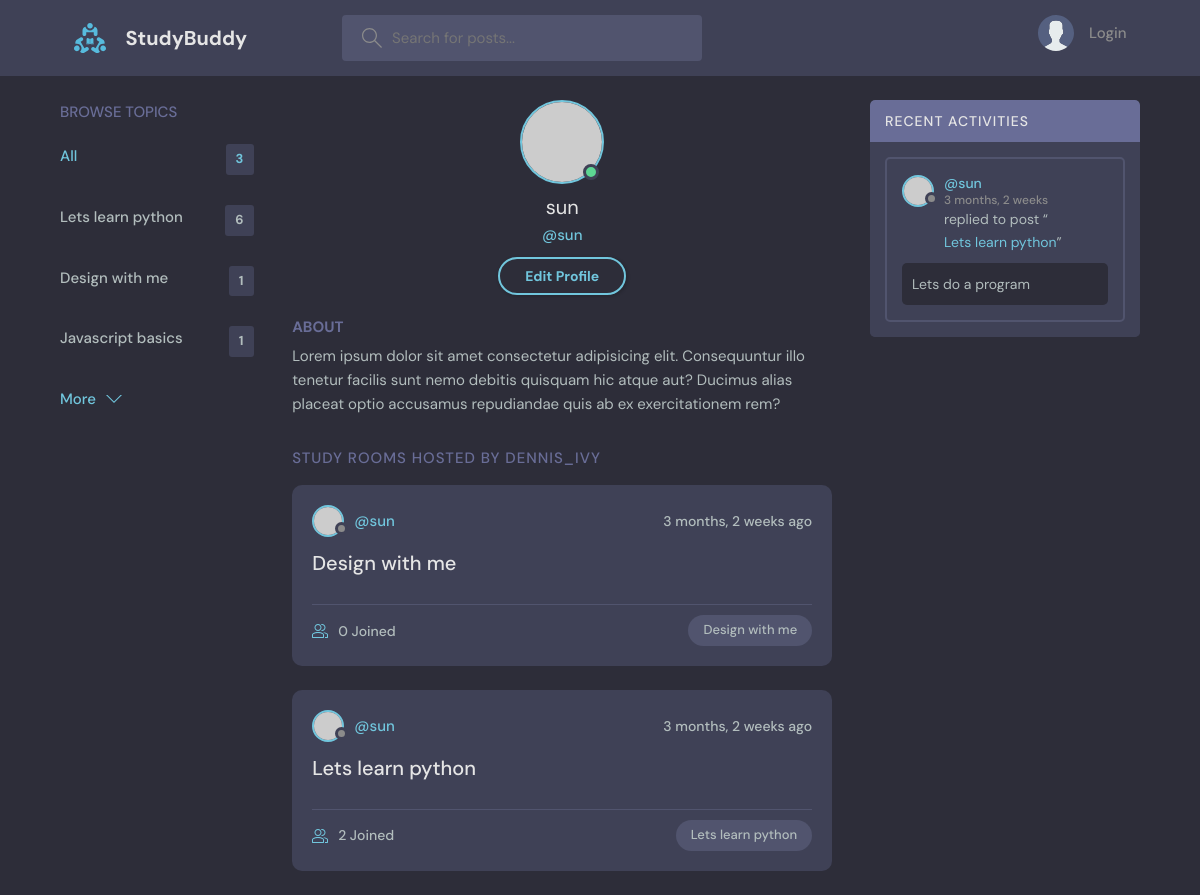
/profile/2, run on an earlier commit of the app's database.
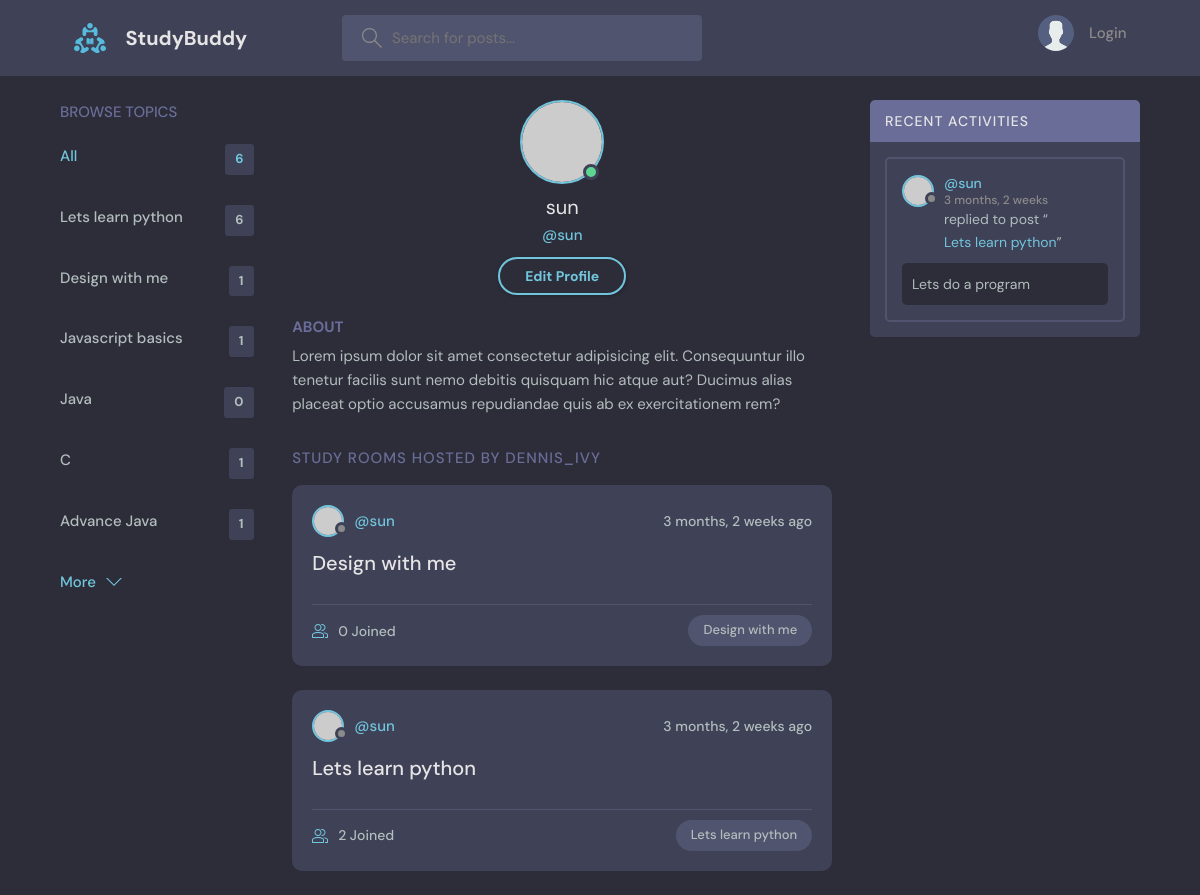
And on a later commit of the database.
### base/models.py (models this page shows, shortened)
class Topic(models.Model):
    name = models.CharField(max_length=200, null=False,)
    objects = models.Manager()

class Room(models.Model):
    host = models.ForeignKey(User, on_delete=models.SET_NULL, null=True)
    topic = models.ForeignKey(Topic, on_delete=models.SET_NULL, null=True)
    name = models.CharField(max_length=200, null=False, blank= False)
    description = models.TextField(null= True, blank= True,)
    participants = models.ManyToManyField(User, related_name='participants', blank= True)
    updated = models.DateTimeField(auto_now= True)
    created = models.DateTimeField(auto_now_add= True)
    objects = models.Manager()
    class Meta:
        ordering = ['-created', '-updated']
    def __str__(self):
        return str(self.name)

class Messages(models.Model):
    user = models.ForeignKey(User, on_delete=models.CASCADE)
    room = models.ForeignKey(Room, on_delete=models.CASCADE)
    body = models.TextField()
    updated = models.DateTimeField(auto_now= True)
    created = models.DateTimeField(auto_now_add= True)
    objects = models.Manager()
    class Meta:
        ordering = ['-created', '-updated']

### base/views.py (the view)
# urls.py: path('profile/<str:pk>', views.userProfile, name = "user-profile"),
def userProfile(request, pk):
    user = User.objects.get(id = pk)
    rooms = user.room_set.all()
    room_messages = user.messages_set.all()
    topics = Topic.objects.all()
    context = {'user' : user, 'rooms': rooms, 'room_messages': room_messages, 'topics': topics}
    return render(request,'base/profile.html', context)

### base/templates/base/profile.html
{% extends 'main.html' %}
{% block content %}
<main class="profile-page layout layout--3">
  <div class="container">
    <div class="topics">
      {% include 'base/topics_component.html' %}
    </div>
    <div class="roomList">
      <div class="profile">
        <div class="profile__avatar">
          <div class="avatar avatar--large active">
            <img src="https://randomuser.me/api/portraits/men/11.jpg" />
          </div>
        </div>
        <div class="profile__info">
          <h3>{{ user.username }}</h3>
          <p>@{{ user.username }}</p>
          <a href="edit-user.html" class="btn btn--main btn--pill">Edit Profile</a>
        </div>
        <div class="profile__about">
          <h3>About</h3>
          <p>
            Lorem ipsum dolor sit amet consectetur adipisicing elit. Consequuntur illo tenetur
            facilis sunt nemo debitis quisquam hic atque aut? Ducimus alias placeat optio
            accusamus repudiandae quis ab ex exercitationem rem?
          </p>
        </div>
      </div>
      <div class="roomList__header">
        <div>
          <h2>Study Rooms Hosted by dennis_ivy</a>
          </h2>
        </div>
      </div>
      {% include 'base/feed_component.html' %}
    </div>
    <div class="activities">
      {% include 'base/activity_component.html' %}
    </div>
  </div>
</main>
{% endblock content %}

### templates/main.html (shortened to what this page needs)
<!DOCTYPE html>
{% load static %}
<html lang="en">
  <head>
    <link rel="stylesheet" href="{% static 'styles/style.css' %}" />
  </head>
  <body>
    {% include 'navbar.html' %}
    {% block content %}
    {% endblock content %}
  </body>
</html>

### templates/navbar.html (shortened to what this page needs)
{% load static %}
<header class="header header--loggedIn">
    <div class="container">
      <a href="{% url 'home' %}" class="header__logo">
        <img src="{% static 'images/logo.svg' %}" />
        <h1>StudyBuddy</h1>
      </a>
      <form class="header__search" action="{% url 'home' %}" method="GET">
        <label>
          <input type="text" name="q" placeholder="Search for posts..." />
        </label>
      </form>
      <nav class="header__menu">
        {% if request.user.is_authenticated %}
        <div class="header__user">
          <a href="profile.html">
            <div class="avatar avatar--medium active">
              <img src="https://randomuser.me/api/portraits/men/37.jpg" />
            </div>
            <p>{{request.user.username}} <span>@{{request.user.username}}</span></p>
          </a>
          <button class="dropdown-button">
            <svg version="1.1" xmlns="http://www.w3.org/2000/svg" width="32" height="32" viewBox="0 0 32 32">
              <title>chevron-down</title>
              <path d="M16 21l-13-13h-3l16 16 16-16h-3l-13 13z"></path>
            </svg>
          </button>
        </div>
        {% else %}
          <a href="{% url 'login' %}">
            <img src="{% static 'images/avatar.svg' %}" />
            <p>Login</p>
          </a>
        {% endif %}
      </nav>
    </div>
  </header>

### base/templates/base/topics_component.html
<div class="topics">
    <div class="topics__header">
      <h2>Browse Topics</h2>
    </div>
    <ul class="topics__list">
      <li>
        <a href="{% url 'home' %}" class="active">All<span>{{ topics.count }}</span></a>
      </li>
        {% for topic in topics %}
            <li>
                <a href="{% url 'home' %}?q={{ topic.name }}">{{ topic.name }}<span>{{ topic.room_set.all.count }}</span></a>
            </li>
        {% endfor %}
    </ul>
    <a class="btn btn--link" href="topics.html">
      More
      <svg version="1.1" xmlns="http://www.w3.org/2000/svg" width="32" height="32" viewBox="0 0 32 32">
        <title>chevron-down</title>
        <path d="M16 21l-13-13h-3l16 16 16-16h-3l-13 13z"></path>
      </svg>
    </a>
  </div>

### base/templates/base/feed_component.html (shortened to what this page needs)
{% for room in rooms %}
    <div class="roomListRoom">
        <div class="roomListRoom__header">
        <a href="{% url 'user-profile' room.host.id %}" class="roomListRoom__author">
            <div class="avatar avatar--small">
            <img src="https://randomuser.me/api/portraits/women/11.jpg" />
            </div>
            <span>@{{ room.host.username }}</span>
        </a>
        <div class="roomListRoom__actions">
            <span>{{ room.created|timesince }} ago</span>
        </div>
        </div>
        <div class="roomListRoom__content">
        <a href="{% url 'room' room.id %}">{{ room.name }}</a>
        </div>
        <div class="roomListRoom__meta">
        <a href="{% url 'room' room.id %}" class="roomListRoom__joined">
            {{ room.participants.all.count }} Joined
        </a>
        <p class="roomListRoom__topic">{{ room.topic.name }}</p>
        </div>
    </div>
{% endfor %}

### base/templates/base/activity_component.html (shortened to what this page needs)
<div class="activities">
    <div class="activities__header">
      <h2>Recent Activities</h2>
    </div>
    {% for message in room_messages %}
    <div class="activities__box">
      <div class="activities__boxHeader roomListRoom__header">
            <a href="{% url 'user-profile' message.user.id %}" class="roomListRoom__author">
                <div class="avatar avatar--small">
                    <img src="https://randomuser.me/api/portraits/women/11.jpg" />
                </div>
                <p>
                    @{{ message.user}}
                    <span>{{ message.created | timesince}}</span>
                </p>
            </a>
      </div>
      <div class="activities__boxContent">
        <p>replied to post “<a href="{% url 'room' message.room.id %}">{{ message.room }}</a>”</p>
        <div class="activities__boxRoomContent">
            {{ message.body }}
          </div>
      </div>
    </div>
    {% endfor %}
  </div>

What changed in the data, as far as the page shows it:
added Topic: name "Java", room_set.all.count "0"
added Topic: name "C", room_set.all.count "1"
added Topic: name "Advance Java", room_set.all.count "1"
Also different on the page:
{{ topics.count }}: "3" → "6"
